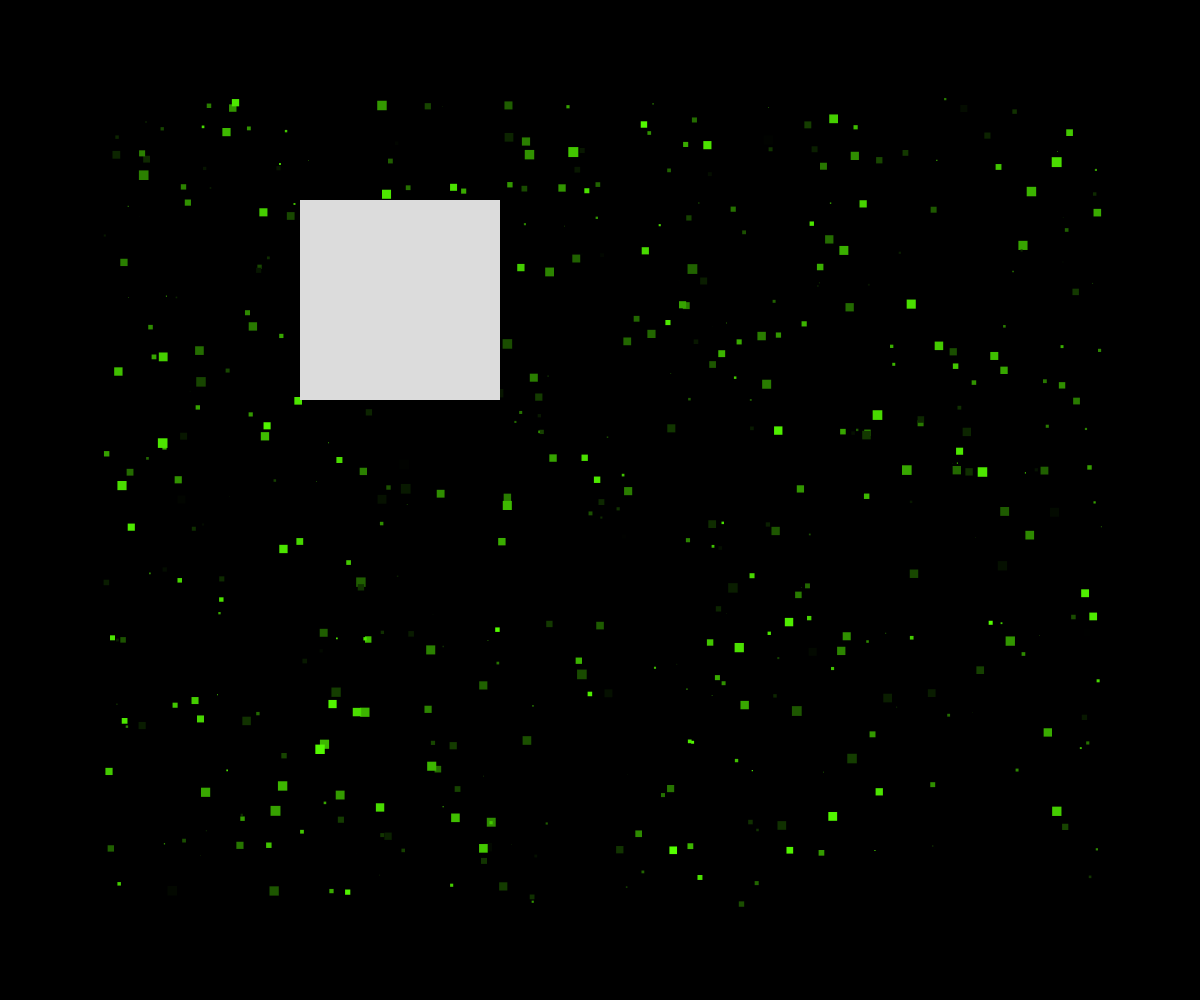
Frame 1 (no input)
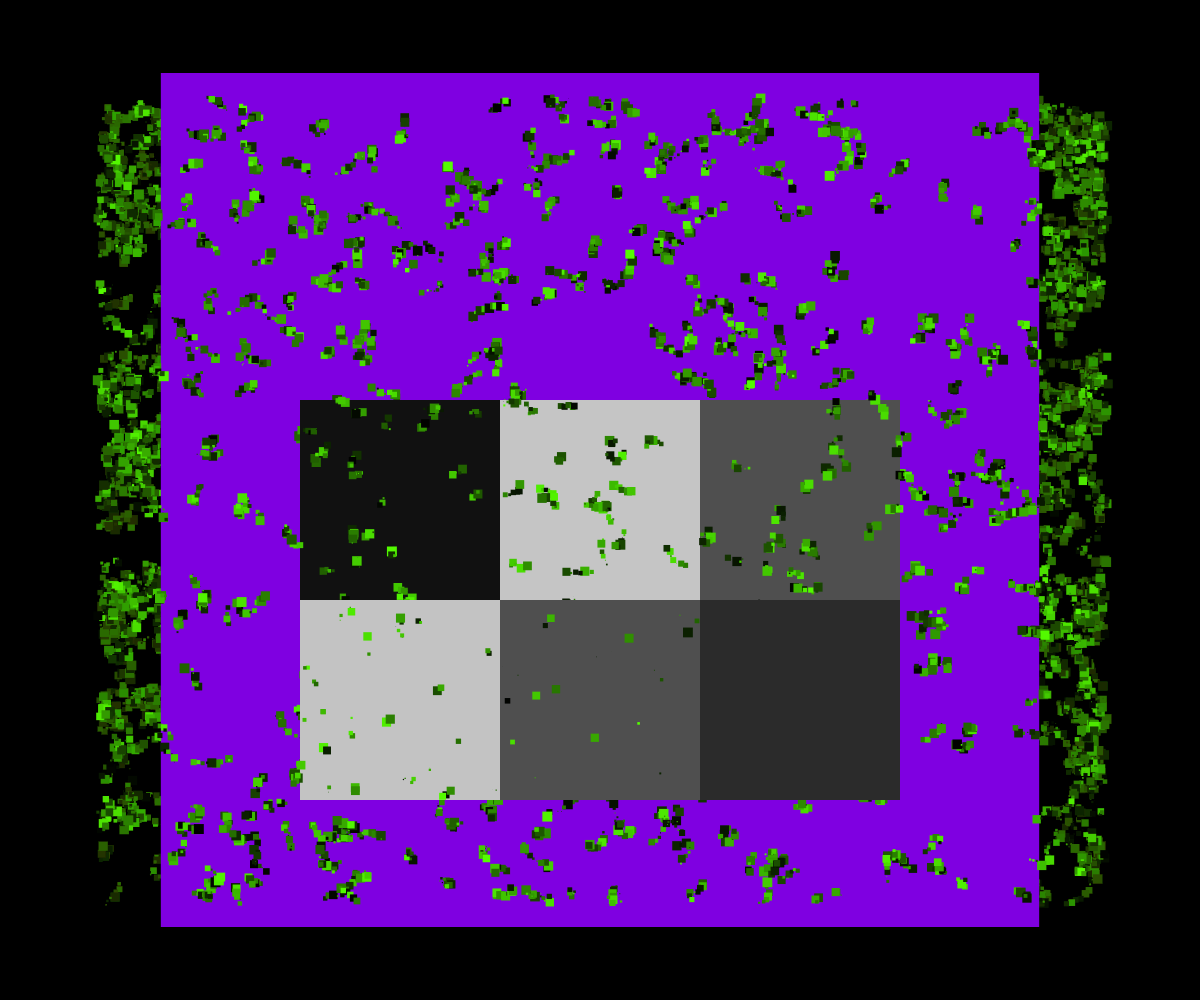
Frame 60 (no input)
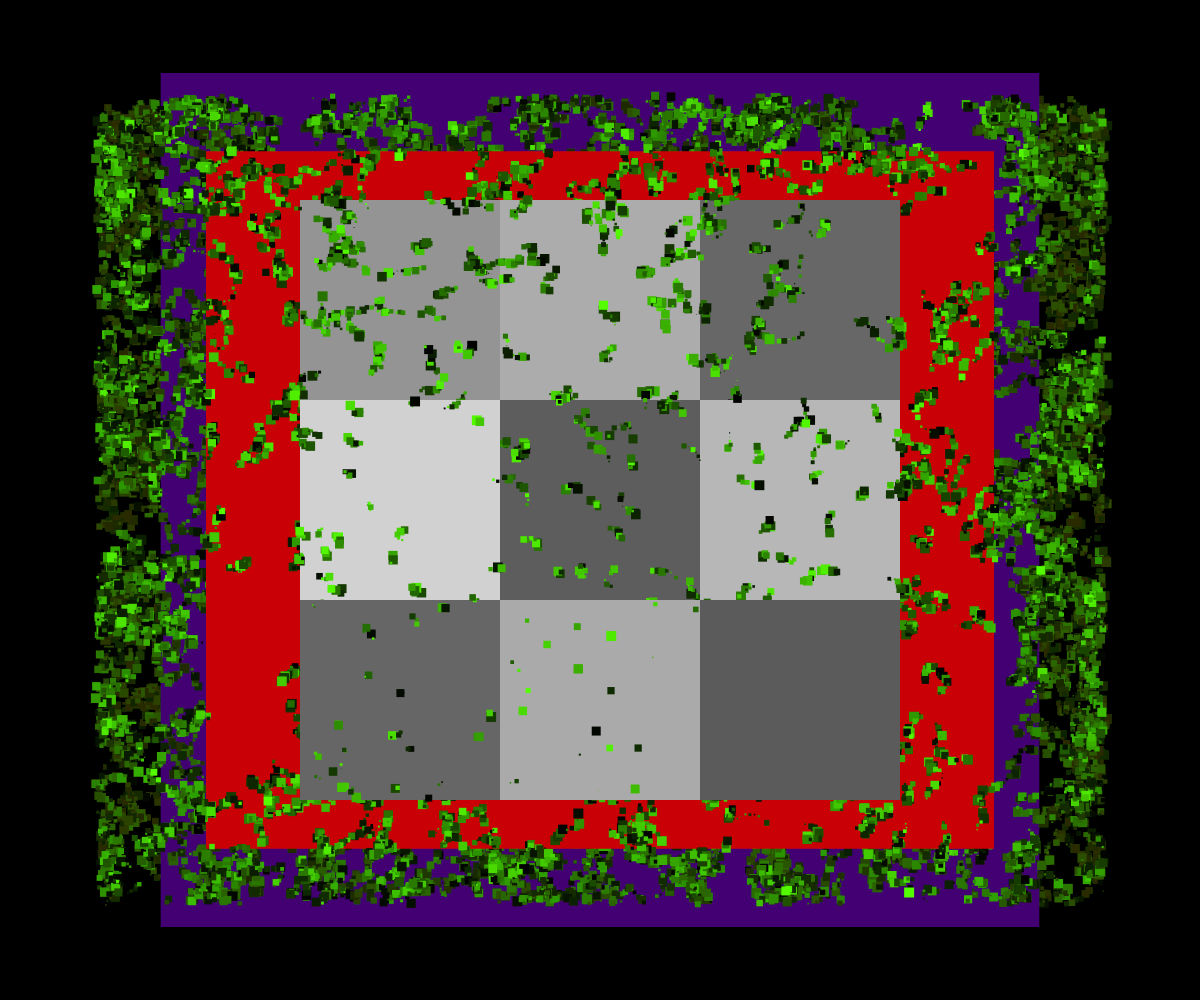
Frame 120 (the mouse pressed at the canvas centre since frame 60)

The p5.js sketch that drew these frames (run headless with seeded random() and noise() and a simulated clock; from frame 60 on, the mouse is pressed at the canvas centre):

// p5.js sketch
// ── sketch.js
// Fade in/out variables
const MIN = 0; MAX = 100;
let alf = 100;
let inc = 1;
// Swarm
let dance = [];
let num_particles = 500;
let hue1 = 0;
let x = -200;
let y = -200;



function setup() {
  createCanvas(windowWidth, windowHeight);
  colorMode(HSB, 360, 100, 100, 100);
  background(0);
  frameRate=20;
  for (let i = 0; i < num_particles; i++) {
    dance.push(new particle(random(100, width-100), random(100, height-100)));
  }
}

function draw() {
  background(0, 1);
  
  // if(frameCount%10==0){
  for(let i=0; i < dance.length; i++){
   
    dance[i].update();
    dance[i].display();
    dance[i].edges();
    // dance[i].colorCorrect();
    }
  // }
    

  
  
    //shifting grid
  push();
  translate(width/2, height/2);
  // fill(180, random(100), random(100), 100);
  fill(random(100));
  rectMode(CENTER);
  rect(x, y, 200, 200);
  pop();

  if (frameCount%5==0){
    if (y < 200){
      y += 200
    } else {
      y = -200
    }
  }
    // if (frameCount%10==0){
    if (x < 200){
    x += 200
    } else {
      x = -200;
    }
  // }

  // // Fade in and out
  // alf -= inc;
  // if (alf == MIN || alf == MAX){
  // inc *= -1;
  
  // }
  
if(frameCount%50==0){
  fill(random(360), 100, 100)
  rectMode(CENTER);
  rect(width/2, height/2, random(width/2, width), random(height/2, height));
}

}

//resize canvas when window is resized
function windowResized() {
  resizeCanvas(windowWidth, windowHeight);
  background(0);
}
//Particle class
function particle(x, y){
  this.loc = createVector(x, y);
  this.vel = createVector(0,0);
  this.ts = random(3, 5);
  // this.H = 0;

  this.display = function(){
    noStroke();

    fill(100, 100, random(100));
    // fill(this.H, random(360), random(360), 0.5);
    rect(this.loc.x, this.loc.y, random(10));
  }

  this.update = function() {
    this.a = p5.Vector.random2D();
    this.a.mult(random(3,5));
    this.vel.add(this.a);
    this.vel.limit(this.ts);
    this.loc.add(this.vel);
    this.H += 1;
  }

  this.edges = function() {
    if (this.loc.x < 100) {
      this.loc.x = width-100;
      }
    if (this.loc.x > width-100) {
      this.loc.x = 100;
      }
    if (this.loc.y < 100) {
      this.loc.y = height-100;
      }
    if (this.loc.y > height-100) {
      this.loc.y = 100;
      }
    }
  this.colorCorrect = function()  {
    if (this.H > 360){
      this.H = 00;
    }
  }
  }
